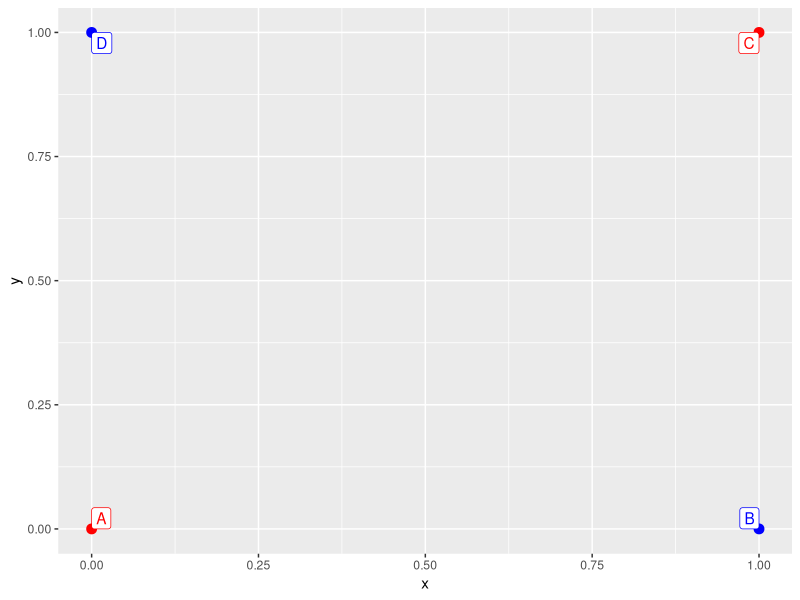
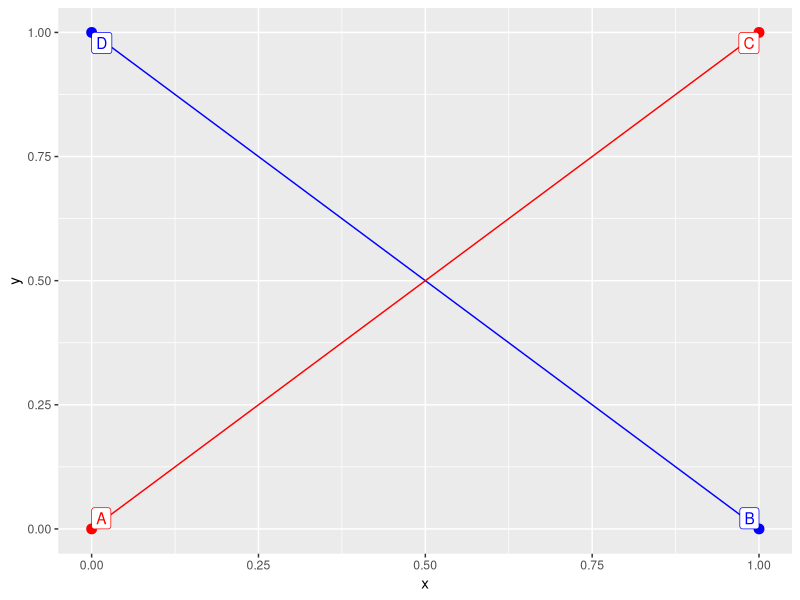
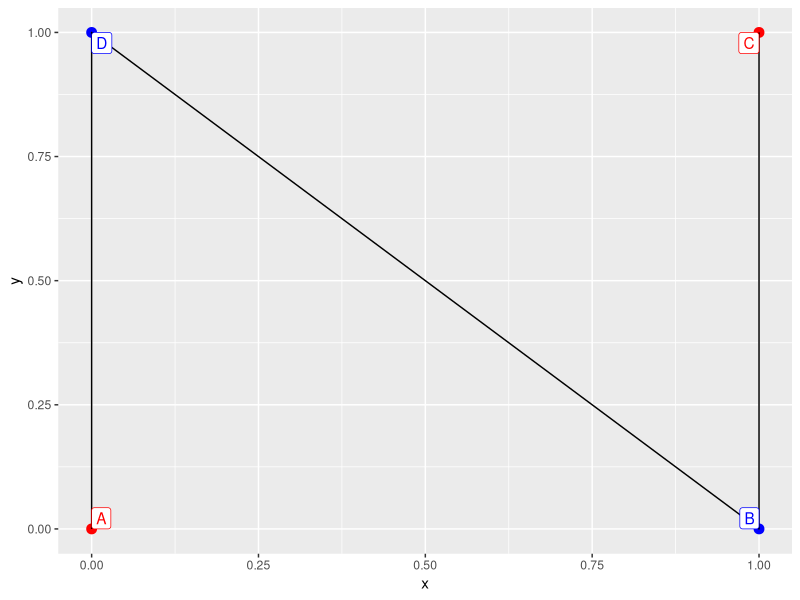
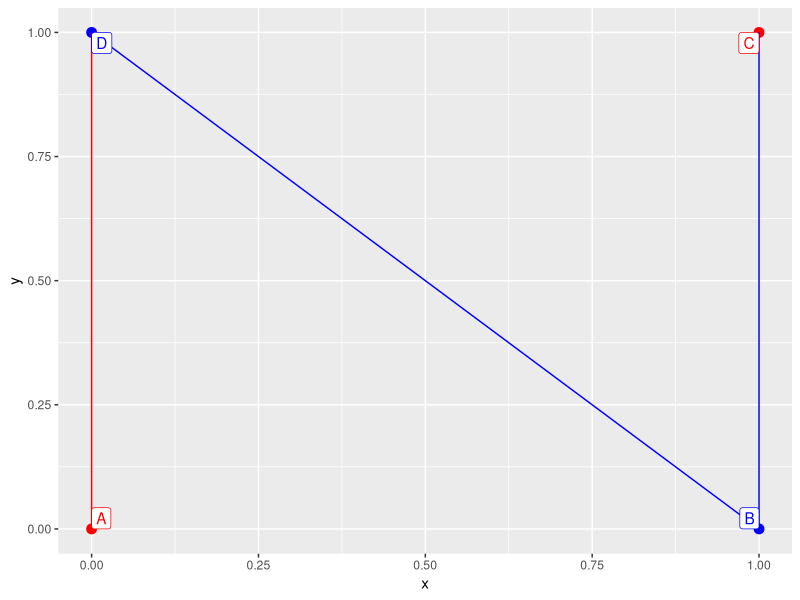
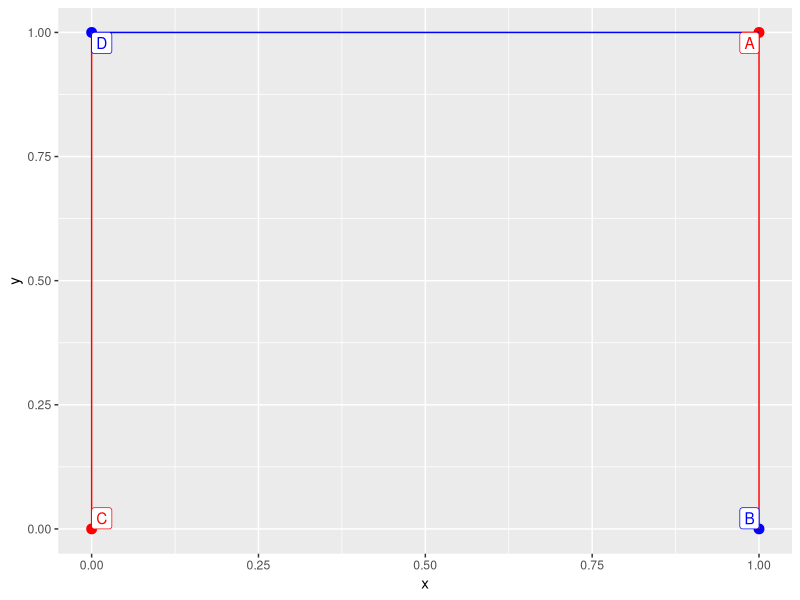
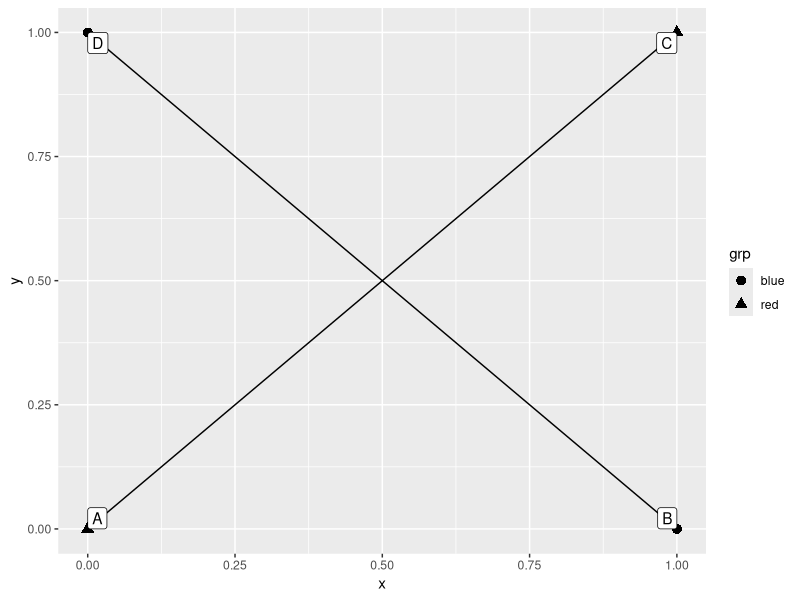
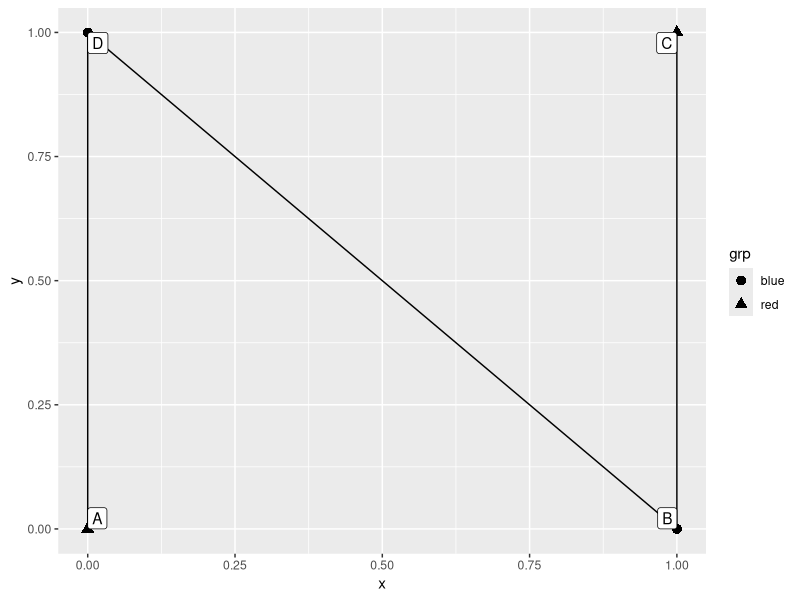
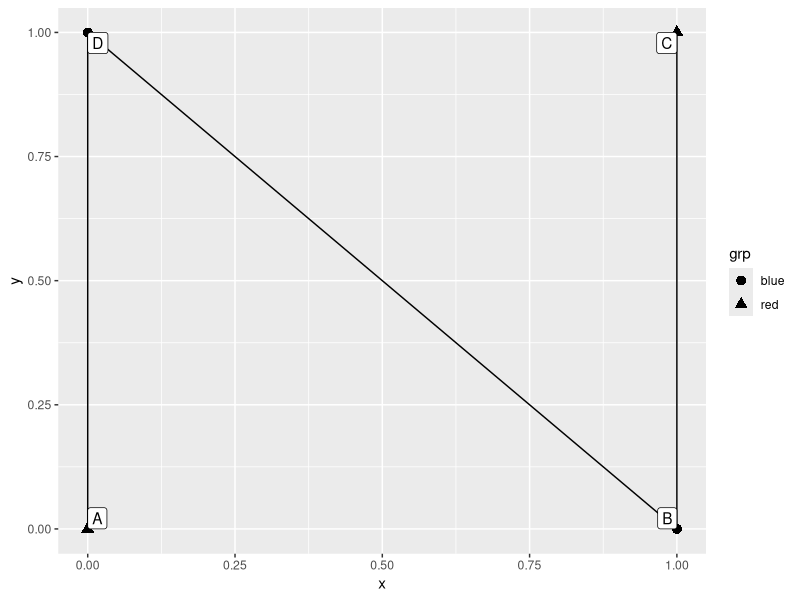

Source code (R) for these figures, in order:
## ---- chunk 1
library(ggplot2)
library(magrittr)
library(data.table)
## ---- chunk 2
dt <- data.table(
    x = c(0, 0, 1, 1),
    y = c(0, 1, 0, 1),
    grp = c('red', 'blue', 'blue', 'red'),
    id = c('A', 'D', 'B', 'C')
)
## ---- chunk 3
dt %>% ggplot(aes(x, y, col = I(grp))) +
    geom_point(size = 3) +
    geom_label(aes(label = id), vjust = "inward", hjust = "inward")
## ---- chunk 4
dt %>% ggplot(aes(x, y, col = I(grp))) +
    geom_point(size = 3) +
    geom_line() +
    geom_label(aes(label = id), vjust = "inward", hjust = "inward")
## ---- chunk 5
dt %>% ggplot(aes(x, y, col = I(grp))) +
    geom_point(size = 3) +
    geom_line(aes(col = NULL)) +
    geom_label(aes(label = id), vjust = "inward", hjust = "inward")
## ---- chunk 6
dt %>% ggplot(aes(x, y, col = I(grp))) +
    geom_point(size = 3) +
    geom_line(aes(group = 'arbitrary_constant_value')) +
    geom_label(aes(label = id), vjust = "inward", hjust = "inward")
## ---- chunk 7
dt_mixed <- data.table(
    x = c(1, 0, 1, 0),
    y = c(1, 0, 0, 1),
    grp = c('red', 'red', 'blue', 'blue'),
    id = c('A', 'C', 'B', 'D')
)
## ---- chunk 8
dt_mixed %>% ggplot(aes(x, y, col = I(grp))) +
    geom_point(size = 3) +
    geom_line(aes(group = 'arbitrary_constant_value')) +
    geom_label(aes(label = id), vjust = "inward", hjust = "inward")
## ---- chunk 9
dt %>% ggplot(aes(x, y, pch = grp)) +
    geom_point(size = 3) +
    geom_line() +
    geom_label(aes(label = id), vjust = "inward", hjust = "inward")
## ---- chunk 10
dt %>% ggplot(aes(x, y, pch = grp)) +
    geom_point(size = 3) +
    geom_line(aes(pch = NULL)) +
    geom_label(aes(label = id), vjust = "inward", hjust = "inward")
## ---- chunk 11
dt %>% ggplot(aes(x, y, pch = grp)) +
    geom_point(size = 3) +
    geom_line(aes(group = 1)) +
    geom_label(aes(label = id), vjust = "inward", hjust = "inward")
## ---- chunk 12
dt <- data.table(
    x = c(0,2,4,5,4,2,0,-1),
    y = c(0,-1,0,2,4,5,4,2),
    grp_1 = c('red','blue','red','blue','red','blue','red','blue'),
    grp_2 = c(2,2,4,4,2,2,4,4),
    id = LETTERS[1:8]
)
## ---- chunk 13
dt %>% ggplot(aes(x, y, col = I(grp_1), size = I(grp_2))) +
    geom_point() +
    geom_label(aes(label = id), vjust = "inward", hjust = "inward")
## ---- chunk 14
dt %>% ggplot(aes(x, y, col = I(grp_1), size = I(grp_2))) +
    geom_point() +
    geom_line() +
    geom_label(aes(label = id), vjust = "inward", hjust = "inward")
## ---- chunk 15
dt %>% ggplot(aes(x, y, col = I(grp_1), size = I(grp_2))) +
    geom_point() +
    geom_line(aes(col = NULL, size = NULL)) +
    geom_label(aes(label = id), vjust = "inward", hjust = "inward")
## ---- chunk 16
dt %>% ggplot(aes(x, y, col = I(grp_1), size = I(grp_2))) +
    geom_point() +
    geom_line(aes(group = 1)) +
    geom_label(aes(label = id), vjust = "inward", hjust = "inward")
## ---- chunk 17
dt <- data.table(
    x = c(0,2,4,5,4,2,0,-1),
    y = c(0,-1,0,2,4,5,4,2),
    grp_1 = c('red','blue','red','blue','red','blue','red','blue'),
    grp_2 = c('a', 'a', 'b', 'b', 'a', 'a', 'b', 'b'),
    id = LETTERS[1:8]
)
## ---- chunk 18
dt %>% ggplot(aes(x, y, col = I(grp_1), pch = grp_2)) +
    geom_point(size = 3) +
    geom_line() +
    geom_label(aes(label = id), vjust = "inward", hjust = "inward")
## ---- chunk 19
dt %>% ggplot(aes(x, y, col = I(grp_1), pch = grp_2)) +
    geom_point(size = 3) +
    geom_line(aes(pch = NULL)) +
    geom_label(aes(label = id), vjust = "inward", hjust = "inward")
## ---- chunk 20
dt %>% ggplot(aes(x, y, col = I(grp_1), pch = grp_2)) +
    geom_point(size = 3) +
    geom_line(aes(col = NULL, pch = NULL)) +
    geom_label(aes(label = id), vjust = "inward", hjust = "inward")
## ---- chunk 21
dt %>% ggplot(aes(x, y, col = I(grp_1), pch = grp_2)) +
    geom_point(size = 3) +
    geom_line(aes(group = 1)) +
    geom_label(aes(label = id), vjust = "inward", hjust = "inward")
## ---- chunk 22
dt %>% ggplot(aes(x, y, col = I(grp_1), pch = grp_2)) +
    geom_point(size = 3) +
    geom_line(aes(group = 1, pch = NULL)) +
    geom_label(aes(label = id), vjust = "inward", hjust = "inward")
## ---- chunk 23
dt %>% ggplot(aes(x, y, col = I(grp_1), pch = grp_2)) +
    geom_point(size = 3) +
    geom_line(group = 1) +
    geom_label(aes(label = id), vjust = "inward", hjust = "inward")
## ---- chunk 24
dt %>% ggplot(aes(x, y, col = I(grp_1), pch = grp_2)) +
    geom_point(size = 3) +
    geom_line(group = 1, aes(col = NULL)) +
    geom_label(aes(label = id), vjust = "inward", hjust = "inward")
## ---- chunk 25
dt %>% ggplot(aes(x, y, col = I(grp_1), pch = grp_2)) +
    geom_point(size = 3) +
    geom_line(group = 1, aes(pch = NULL)) +
    geom_label(aes(label = id), vjust = "inward", hjust = "inward")
## ---- chunk 26
dt %>% ggplot(aes(x, y, col = I(grp_1), pch = grp_2)) +
    geom_point(size = 3) +
    geom_line(group = 1, aes(col = NULL, pch = NULL)) +
    geom_label(aes(label = id), vjust = "inward", hjust = "inward")
